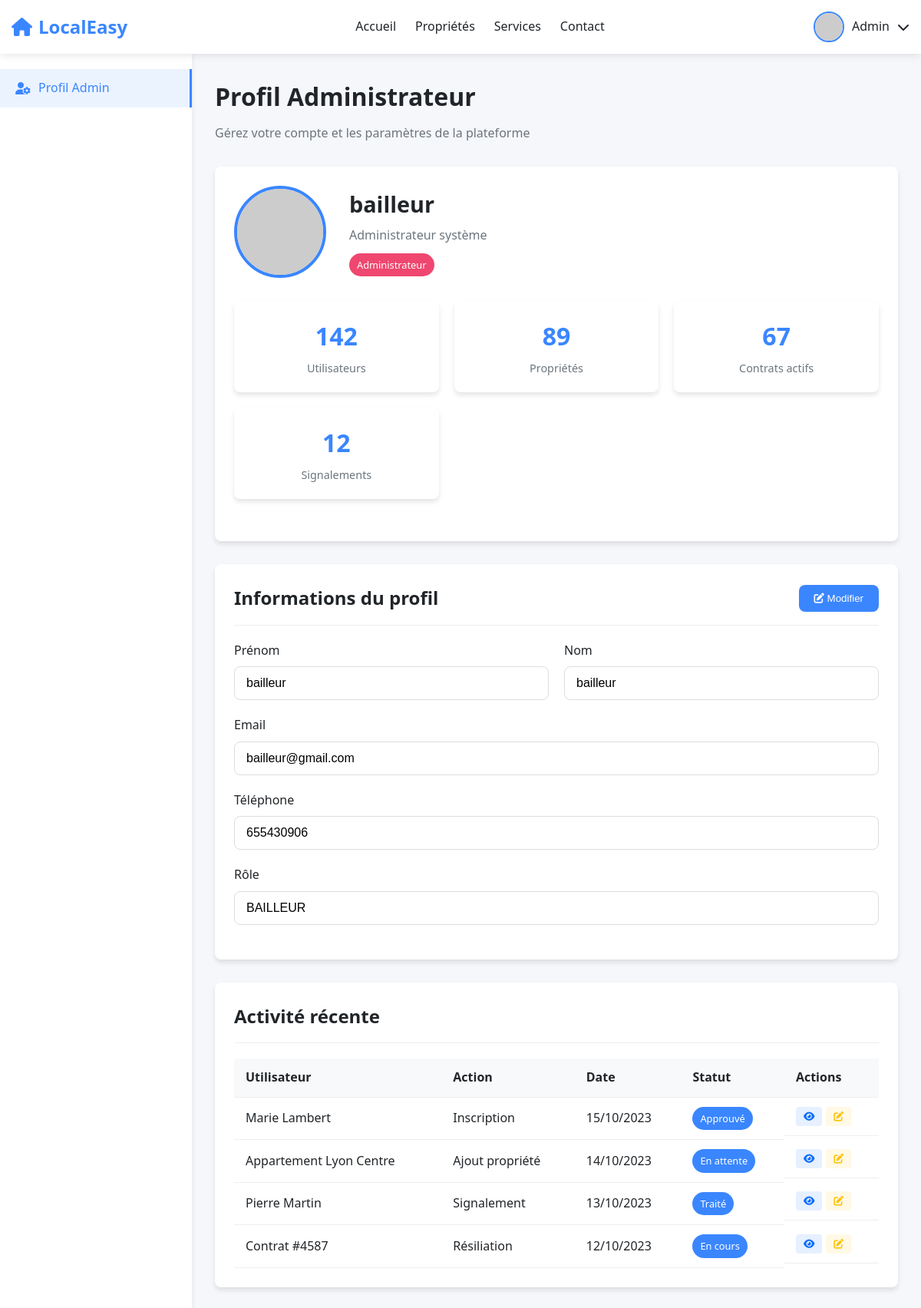
/administrateur/profil_admin/ (signed in), run on an earlier commit of the app's database.
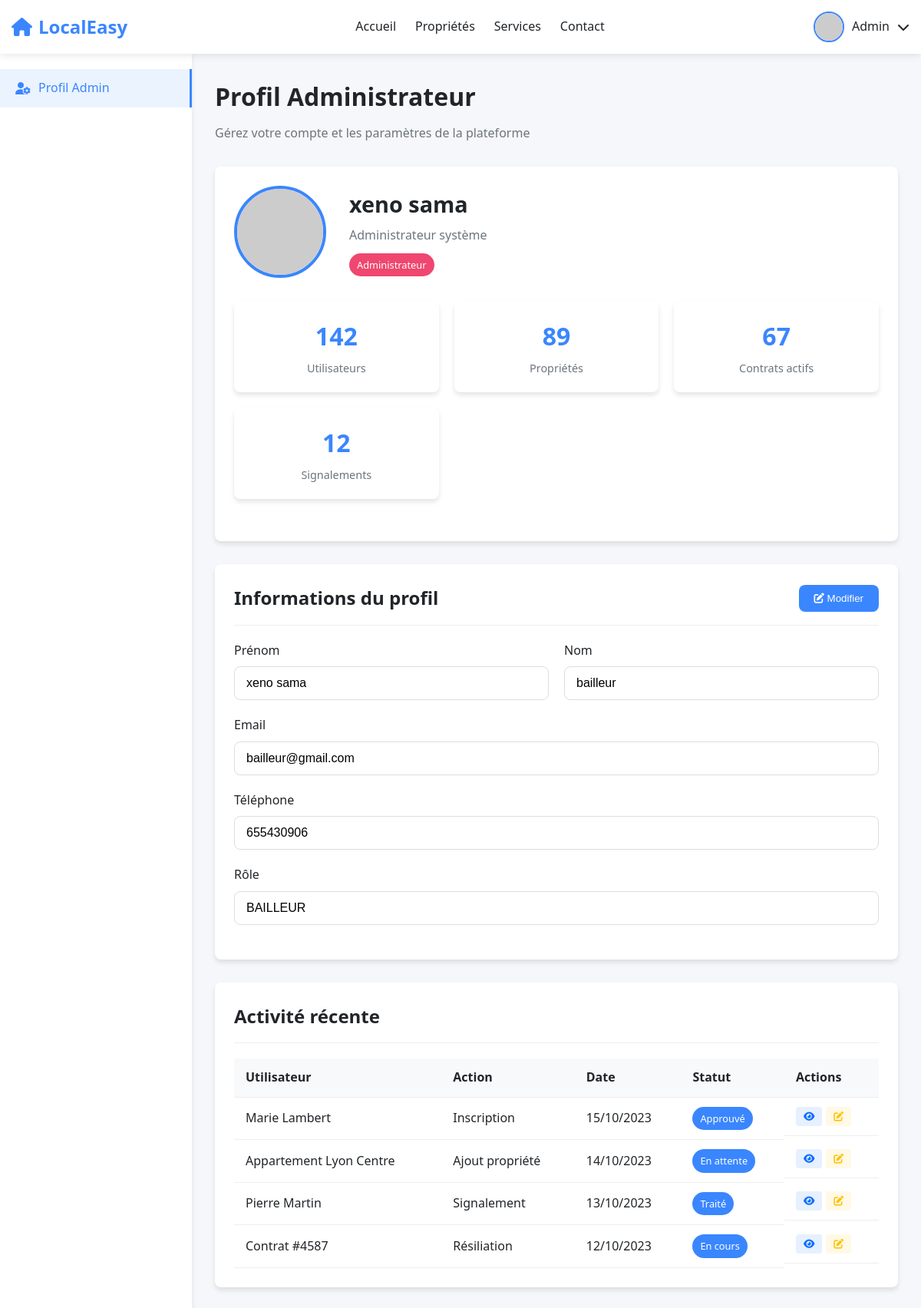
And on a later commit of the database.
### bd/models.py (models this page shows)
class Utilisateur(AbstractUser):
    class RoleUtilisateur(models.TextChoices):
        ADMIN = 'ADMIN', 'Administrateur'
        BAILLEUR = 'BAILLEUR', 'Bailleur'
        CLIENT = 'CLIENT', 'Client'
    role = models.CharField(max_length=20, choices=RoleUtilisateur.choices)
    telephone = models.CharField(max_length=20, unique=True)
    adresse = models.TextField(blank=True)
    date_inscription = models.DateTimeField(auto_now_add=True)
    class Meta:
        db_table = 'utilisateur'

### administrateur/views.py (the view)
# urls.py: path('profil_admin/',views.profil_admin,name="profil_admin"),
@login_required(login_url="login_user")
def profil_admin(request):
    return render(request,'page_admin/profil_admin.html')

### administrateur/Templates/page_admin/profil_admin.html (shortened to what this page needs)
<!DOCTYPE html>
{% load static %}
<html lang="fr">
<head>
    <link rel="stylesheet" href="https://cdnjs.cloudflare.com/ajax/libs/font-awesome/6.4.0/css/all.min.css">
    <link rel="stylesheet" href="{% static 'css/profil.css' %}">
    <link rel="stylesheet" href="{% static 'css/messages.css' %}">
</head>
<body>
    <header id="header">
        <div class="container">
            <nav class="navbar">
                <a href="#" class="logo">
                    <i class="fas fa-home"></i>
                    LocalEasy
                </a>
                <ul class="nav-links">
                    <li><a href="">Accueil</a></li>
                    <li><a href="#properties">Propriétés</a></li>
                    <li><a href="#services">Services</a></li>
                    <li><a href="#contact">Contact</a></li>
                </ul>
                <div class="nav-actions">
                    <div class="user-menu">
                        <div class="user-avatar">
                            <img src="https://randomuser.me/api/portraits/men/75.jpg" alt="Admin">
                        </div>
                        <span class="user-name">Admin</span>
                        <i class="fas fa-chevron-down"></i>
                    </div>
                </div>
            </nav>
        </div>
    </header>
    <div class="dashboard">
        <div class="sidebar">
            <ul class="sidebar-menu">
                <li><a href="" class="active"><i class="fas fa-user-cog"></i> Profil Admin</a></li>
            </ul>
        </div>
        <div class="main-content">
            <div class="dashboard-header">
                <h1>Profil Administrateur</h1>
                <p>Gérez votre compte et les paramètres de la plateforme</p>
            </div>
            <div class="section">
                <div class="profile-header">
                    <div class="profile-avatar">
                        <img src="https://randomuser.me/api/portraits/men/75.jpg" alt="Admin">
                    </div>
                    <div class="profile-info">
                        <h2>{{request.user.first_name}}</h2>
                        <p>Administrateur système</p>
                        <span class="badge badge-admin">Administrateur</span>
                    </div>
                </div>
                <div class="stats-grid">
                    <div class="stat-card">
                        <div class="stat-value">142</div>
                        <div class="stat-label">Utilisateurs</div>
                    </div>
                    <div class="stat-card">
                        <div class="stat-value">89</div>
                        <div class="stat-label">Propriétés</div>
                    </div>
                    <div class="stat-card">
                        <div class="stat-value">67</div>
                        <div class="stat-label">Contrats actifs</div>
                    </div>
                    <div class="stat-card">
                        <div class="stat-value">12</div>
                        <div class="stat-label">Signalements</div>
                    </div>
                </div>
            </div>
            <div class="section">
    <div class="section-header">
        <h2 class="section-title">Informations du profil</h2>
        <button class="btn" id="editProfileBtn"><i class="fas fa-edit"></i> Modifier</button>
    </div>
    <div class="form-row">
        <div class="form-group">
            <label for="firstName">Prénom</label>
            <input type="text" id="firstName" class="form-control" value="{{ user.first_name }}" readonly>
        </div>
        <div class="form-group">
            <label for="lastName">Nom</label>
            <input type="text" id="lastName" class="form-control" value="{{ user.last_name }}" readonly>
        </div>
    </div>
    <div class="form-group">
        <label for="email">Email</label>
        <input type="email" id="email" class="form-control" value="{{ user.email }}" readonly>
    </div>
    <div class="form-group">
        <label for="phone">Téléphone</label>
        <input type="tel" id="phone" class="form-control" value="{{ user.telephone }}" readonly>
    </div>
    <div class="form-group">
        <label for="role">Rôle</label>
        <input type="text" id="role" class="form-control" value="{{ user.role }}" readonly>
    </div>
</div>
            <div class="section">
                <div class="section-header">
                    <h2 class="section-title">Activité récente</h2>
                </div>
                <div class="table-responsive">
                    <table class="table">
                        <thead>
                            <tr>
                                <th>Utilisateur</th>
                                <th>Action</th>
                                <th>Date</th>
                                <th>Statut</th>
                                <th>Actions</th>
                            </tr>
                        </thead>
                        <tbody>
                            <tr>
                                <td>Marie Lambert</td>
                                <td>Inscription</td>
                                <td>15/10/2023</td>
                                <td><span class="badge">Approuvé</span></td>
                                <td class="action-buttons">
                                    <button class="action-btn view"><i class="fas fa-eye"></i></button>
                                    <button class="action-btn edit"><i class="fas fa-edit"></i></button>
                                </td>
                            </tr>
                            <tr>
                                <td>Appartement Lyon Centre</td>
                                <td>Ajout propriété</td>
                                <td>14/10/2023</td>
                                <td><span class="badge">En attente</span></td>
                                <td class="action-buttons">
                                    <button class="action-btn view"><i class="fas fa-eye"></i></button>
                                    <button class="action-btn edit"><i class="fas fa-edit"></i></button>
                                </td>
                            </tr>
                            <tr>
                                <td>Pierre Martin</td>
                                <td>Signalement</td>
                                <td>13/10/2023</td>
                                <td><span class="badge">Traité</span></td>
                                <td class="action-buttons">
                                    <button class="action-btn view"><i class="fas fa-eye"></i></button>
                                    <button class="action-btn edit"><i class="fas fa-edit"></i></button>
                                </td>
                            </tr>
                            <tr>
                                <td>Contrat #4587</td>
                                <td>Résiliation</td>
                                <td>12/10/2023</td>
                                <td><span class="badge">En cours</span></td>
                                <td class="action-buttons">
                                    <button class="action-btn view"><i class="fas fa-eye"></i></button>
                                    <button class="action-btn edit"><i class="fas fa-edit"></i></button>
                                </td>
                            </tr>
                        </tbody>
                    </table>
                </div>
            </div>
        </div>
    </div>
</body>
</html>

What changed in the data, as far as the page shows it:
changed Utilisateur "bailleur": user.first_name "bailleur" → "xeno sama"; first_name "bailleur" → "xeno sama"
